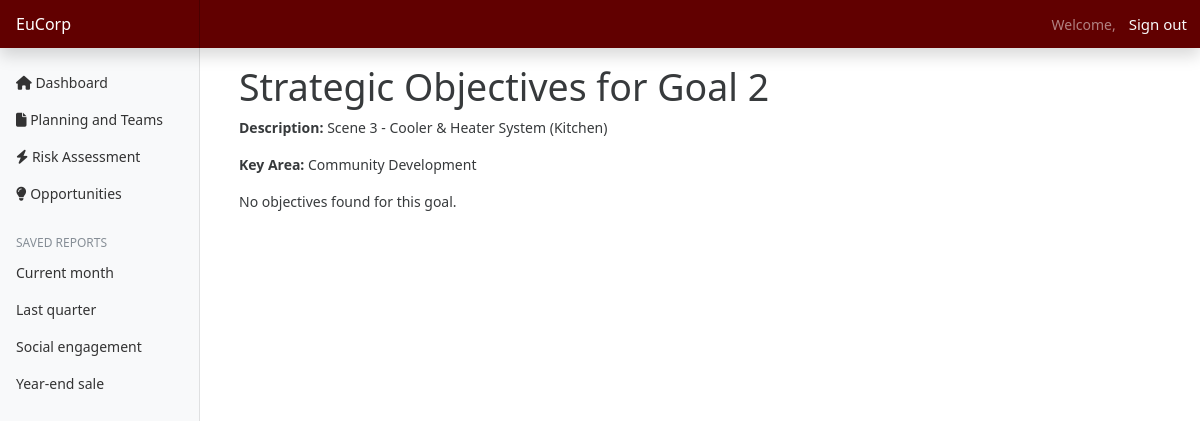
Screenshot of /plans/actionPlans/2/ (signed in) with the database file from the repository.
### plans/models.py (models this page shows, shortened)
class StrategicGoals(models.Model):
    goal_id = models.AutoField(primary_key=True)
    name = models.CharField(max_length=255)
    keyArea = models.ForeignKey(KeyAreas, on_delete=models.CASCADE)
    members = models.ManyToManyField(DepartmentHeads)
    leads = models.ManyToManyField(Lead)  # Ensure this is ManyToManyField if needed
    class Meta:
        unique_together = (('goal_id',))

class KeyAreas(models.Model):
    name = models.CharField(max_length=255)
    department = models.ForeignKey(to=DepartmentHeads, on_delete=models.CASCADE)

### plans/views.py (the view)
# urls.py: path('actionPlans/<int:goal_id>/', views.createActionPlans, name='actionPlans'),
@login_required(login_url='authentication/login')
def createActionPlans(request, goal_id):
    strategicGoal = get_object_or_404(StrategicGoals, pk=goal_id)
    strategicObjectives = StrategicObjectives.objects.filter(goal_id=strategicGoal)
    context = {
        'strategicGoal': strategicGoal,
        'strategicObjectives': strategicObjectives
    }
    return render(request, 'plans/actionPlans.html', context)

### templates/plans/actionPlans.html (shortened to what this page needs)
{% extends 'base.html' %}
{% block content %}
<div class="container">
    <h1>Strategic Objectives for Goal {{ strategicGoal.goal_id }}</h1>
    <p><strong>Description:</strong> {{ strategicGoal.name }}</p>
    <p><strong>Key Area:</strong> {{ strategicGoal.keyArea.name }}</p>
    {% if strategicObjectives %}
        <ul class="list-group mt-3">
            {% for objective in strategicObjectives %}
                <li class="list-group-item mt-4">
                    <strong>Objective:</strong> {{ objective.objective_id }}<br>
                    <strong>Objective:</strong> {{ objective.strategicObjectives }}<br>
                    <strong>KPI:</strong> {{ objective.kpi }}<br>
                    <strong>Target:</strong> {{ objective.target }}<br>
                    <strong>Evaluation Measures:</strong> {{ objective.evalMeasures }}
                    <a href="{% url 'addActionPlans' goal_id=strategicGoal.goal_id objective_id=objective.objective_id %}" class="btn btn-primary float-right mb-3 mt-3" style="background-color: #CF910C; border-radius: 5px; border: none;">
                        <i class="fas fa-add"></i> Add Action Plan
                    </a>
                </li>
            {% endfor %}
        </ul>
    {% else %}
        <p>No objectives found for this goal.</p>
    {% endif %}
</div>
{% endblock %}

### Project/static/css/dashboard.css (style rules this page uses)
body { font-size: 0.875rem; }

### rows the page displays
StrategicGoals: goal_id "2", name "Scene 3 - Cooler & Heater System (Kitchen)", keyArea.name "Community Development"
